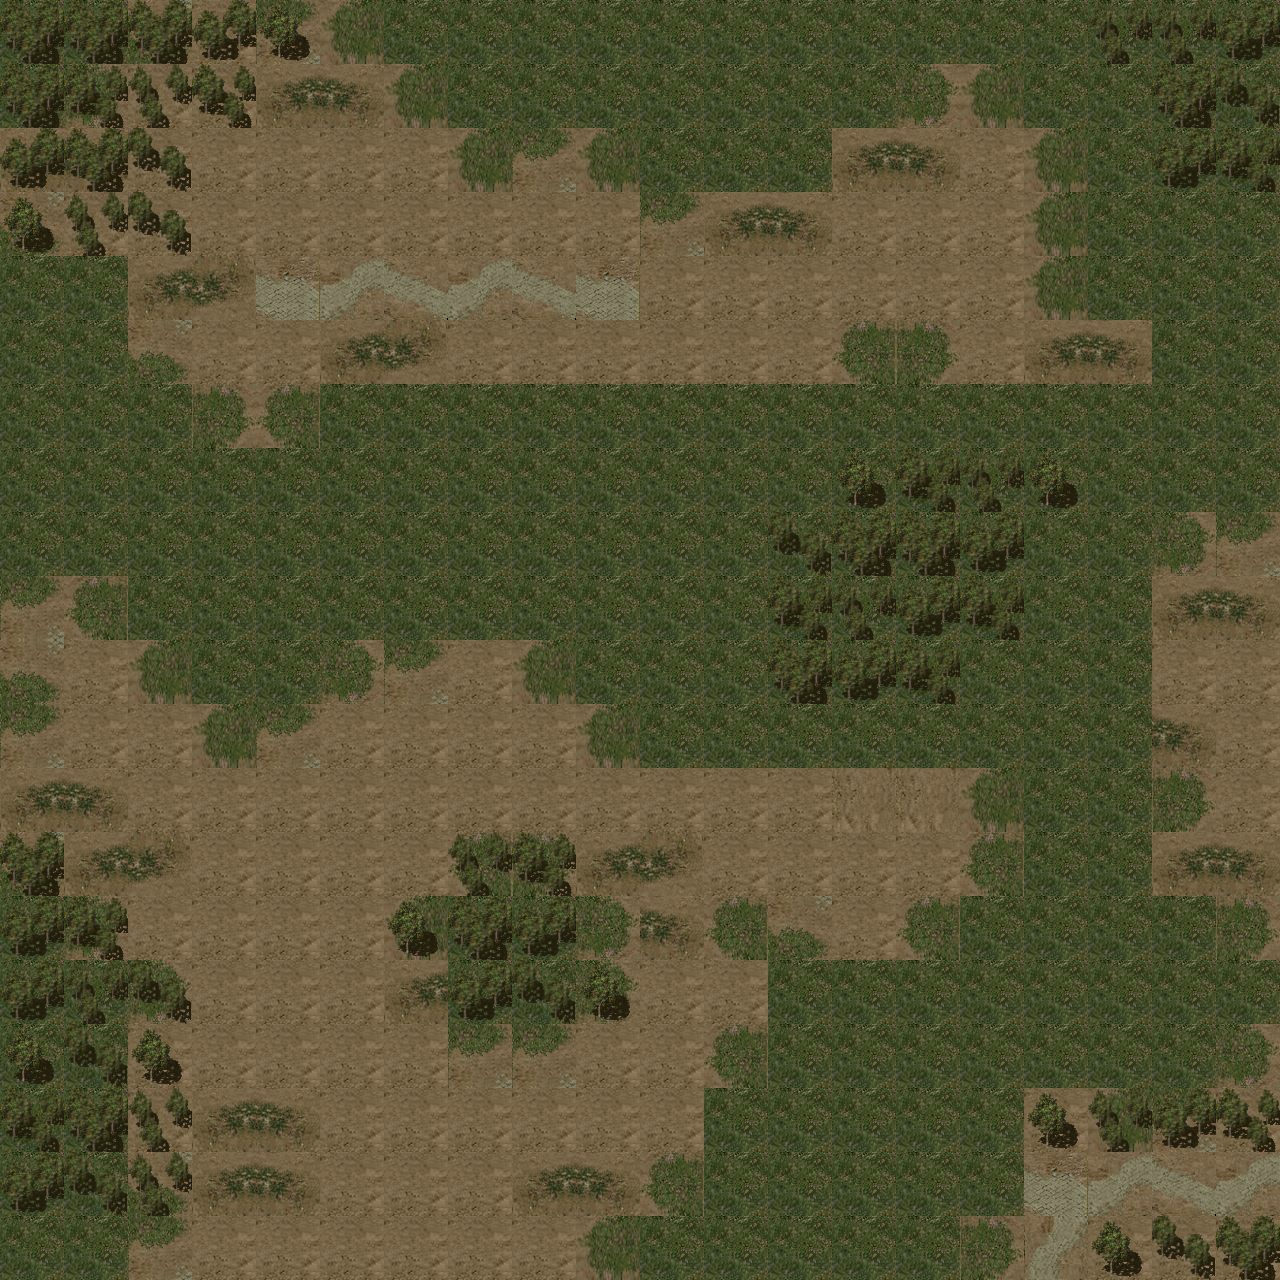

Below is a game level as drawn by its tile map, then a one-line description and the .tmx that defines it (tile-layer data replaced by summaries):
An orthogonal 20x20 tile map with 64x64 px tiles, 3 tile layers (Main, Resources, Transp).

<map version="1.0" orientation="orthogonal" width="20" height="20" tilewidth="64" tileheight="64">
 <tileset firstgid="1" name="tileset" tilewidth="64" tileheight="64">
  <image source="sprite/TileSet.png" trans="ff00ff" width="640" height="512" />
 </tileset>
 <layer name="Main" width="20" height="20">
  <data>[400 cells, 400 non-empty, 15 distinct tile ids]</data>
 </layer>
 <layer name="Resources" width="20" height="20">
  <data>[400 cells, 67 non-empty, 6 distinct tile ids]</data>
 </layer>
 <layer name="Transp" width="20" height="20">
  <data>[400 cells, 0 non-empty, 0 distinct tile ids]</data>
 </layer>
 <objectgroup name="Villagers" width="20" height="20" />
</map>